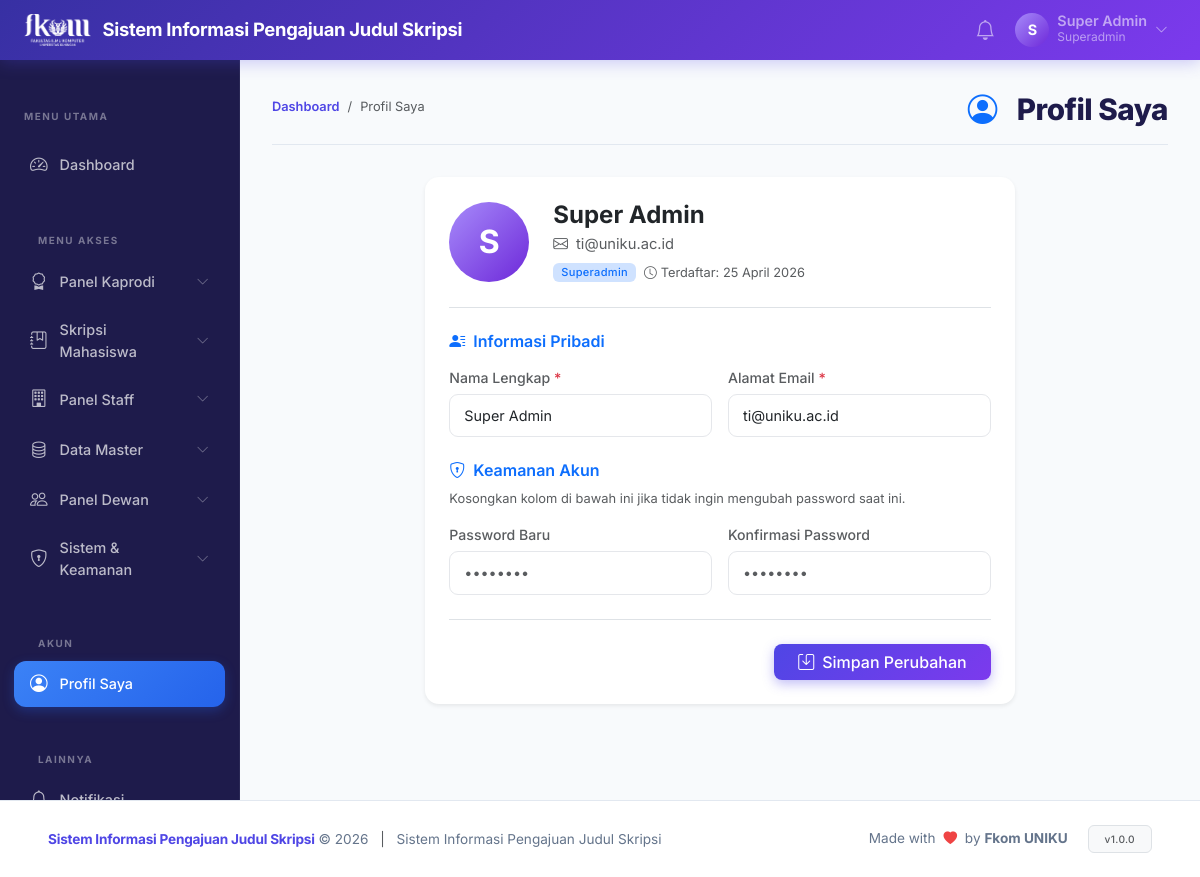
The page /?page=profil (signed in) on the database its author committed.
### tables this page shows
CREATE TABLE `users` (
  `id` int unsigned NOT NULL AUTO_INCREMENT,
  `nama` varchar(150) NOT NULL,
  `email` varchar(150) NOT NULL,
  `password` varchar(255) NOT NULL,
  `role` varchar(50) NOT NULL DEFAULT 'mahasiswa',
  `is_active` tinyint(1) NOT NULL DEFAULT '1',
  `created_at` datetime NOT NULL DEFAULT CURRENT_TIMESTAMP,
  PRIMARY KEY (`id`),
  UNIQUE KEY `email` (`email`),
  KEY `idx_email` (`email`),
  KEY `idx_role` (`role`)
);

### controllers/AccountController.php (called while the page is built, shortened)
<?php
class AccountController {
    private User $userModel;
    public function __construct() {
        $this->userModel = new User();
    }
    public function profil(): void {
        $user = $this->userModel->findById(Auth::id());
        require BASE_PATH . '/views/account/profil.php';
    }
}

### core/Auth.php (called while the page is built, shortened)
<?php
class Auth {
    public static function check(): bool {
        return isset($_SESSION['user_id']) && !empty($_SESSION['user_id']);
    }
    public static function user(): ?array {
        return [
            'id'    => $_SESSION['user_id'],
            'nama'  => $_SESSION['user_nama'],
            'email' => $_SESSION['user_email'],
            'role'  => $_SESSION['user_role'],
            'roles' => $_SESSION['user_roles'] ?? [$_SESSION['user_role']],
        ];
    }
    public static function id(): ?int {
        return self::check() ? (int)$_SESSION['user_id'] : null;
    }
    public static function role(): ?string {
        return self::check() ? $_SESSION['user_role'] : null;
    }
}

### models/User.php (called while the page is built, shortened)
<?php
class User {
    private PDO $db;
    public function __construct() {
        $this->db = getDB();
    }
    public function findById(int $id): ?array {
        $stmt = $this->db->prepare(
            "SELECT id, nama, email, role, is_active, created_at
             FROM users WHERE id = ? LIMIT 1"
        );
        $stmt->execute([$id]);
        return $stmt->fetch() ?: null;
    }
}

### config/database.php (called while the page is built, shortened)
<?php
function getDB(): PDO {
    static $pdo = null;
    if ($pdo === null) {
        $dsn = "mysql:host=" . DB_HOST . ";dbname=" . DB_NAME . ";charset=" . DB_CHARSET;
        $options = [
            PDO::ATTR_ERRMODE            => PDO::ERRMODE_EXCEPTION,
            PDO::ATTR_DEFAULT_FETCH_MODE => PDO::FETCH_ASSOC,
            PDO::ATTR_EMULATE_PREPARES   => false,
        ];
        try {
            $pdo = new PDO($dsn, DB_USER, DB_PASS, $options);
        } catch (PDOException $e) {
            error_log("Database connection failed: " . $e->getMessage());
            die(json_encode(['error' => 'Database connection failed.']));
        }
    }
    return $pdo;
}

### core/Helper.php (called while the page is built, shortened)
<?php
function e(mixed $value): string {
    return htmlspecialchars((string)$value, ENT_QUOTES | ENT_HTML5, 'UTF-8');
}
function formatTanggal(string $date, bool $withTime = false): string {
    $bulan = ['', 'Januari', 'Februari', 'Maret', 'April', 'Mei', 'Juni',
              'Juli', 'Agustus', 'September', 'Oktober', 'November', 'Desember'];
    $ts    = strtotime($date);
    $d     = date('j', $ts);
    $m     = (int)date('n', $ts);
    $y     = date('Y', $ts);
    $str   = "$d {$bulan[$m]} $y";
    return $str;
}
function truncate(string $text, int $limit = 100): string {
    if (mb_strlen($text) <= $limit) return $text;
    return mb_substr($text, 0, $limit) . '...';
}

### views/account/profil.php (the view, shortened to what this page needs)
<?php
require BASE_PATH . '/views/layouts/header.php';
?>
<div class="page-header">
    <nav aria-label="breadcrumb"><ol class="breadcrumb">
        <li class="breadcrumb-item"><a href="?page=dashboard">Dashboard</a></li>
        <li class="breadcrumb-item active">Profil Saya</li>
    </ol></nav>
    <h1><i class="bi bi-person-circle me-2 text-primary"></i>Profil Saya</h1>
</div>
<div class="row justify-content-center">
    <div class="col-lg-8">
        <div class="card border-0 shadow-sm">
            <div class="card-body p-4">
                <div class="d-flex align-items-center gap-4 mb-4 pb-4 border-bottom">
                    <div class="user-avatar" style="width:80px; height:80px; font-size:2rem; flex-shrink:0;">
                        <?= strtoupper(substr($user['nama'], 0, 1)) ?>
                    </div>
                    <div>
                        <h4 class="mb-1 fw-bold"><?= e($user['nama']) ?></h4>
                        <div class="text-muted mb-2 d-flex align-items-center gap-2">
                            <i class="bi bi-envelope"></i> <?= e($user['email']) ?>
                        </div>
                        <div class="d-flex align-items-center gap-2">
                            <span class="badge bg-primary-subtle text-primary px-2 py-1"><?= ucfirst(Auth::role()) ?></span>
                            <span class="text-muted" style="font-size: 0.8rem;"><i class="bi bi-clock me-1"></i>Terdaftar: <?= formatTanggal($user['created_at']) ?></span>
                        </div>
                    </div>
                </div>
                <form action="?page=profil.update" method="POST">
                    <h6 class="mb-3 text-primary fw-semibold"><i class="bi bi-person-lines-fill me-2"></i>Informasi Pribadi</h6>
                    <div class="row g-3 mb-4">
                        <div class="col-md-6">
                            <label class="form-label small text-muted fw-medium">Nama Lengkap <span class="text-danger">*</span></label>
                            <input type="text" name="nama" class="form-control" value="<?= e($user['nama']) ?>" required>
                        </div>
                        <div class="col-md-6">
                            <label class="form-label small text-muted fw-medium">Alamat Email <span class="text-danger">*</span></label>
                            <input type="email" name="email" class="form-control" value="<?= e($user['email']) ?>" required>
                        </div>
                    </div>
                    <h6 class="mb-2 text-primary fw-semibold"><i class="bi bi-shield-lock me-2"></i>Keamanan Akun</h6>
                    <p class="small text-muted mb-3">Kosongkan kolom di bawah ini jika tidak ingin mengubah password saat ini.</p>
                    <div class="row g-3 mb-4">
                        <div class="col-md-6">
                            <label class="form-label small text-muted fw-medium">Password Baru</label>
                            <input type="password" name="password" class="form-control" minlength="6" placeholder="••••••••">
                        </div>
                        <div class="col-md-6">
                            <label class="form-label small text-muted fw-medium">Konfirmasi Password</label>
                            <input type="password" name="password_confirm" class="form-control" minlength="6" placeholder="••••••••">
                        </div>
                    </div>
                    <div class="text-end pt-2 border-top">
                        <button type="submit" class="btn btn-primary px-4 mt-3">
                            <i class="bi bi-save me-2"></i>Simpan Perubahan
                        </button>
                    </div>
                </form>
            </div>
        </div>
    </div>
</div>
<?php require BASE_PATH . '/views/layouts/footer.php'; ?>

### views/layouts/header.php (shortened to what this page needs)
<!DOCTYPE html>
<html lang="id">
<head>
    <link rel="stylesheet" href="https://cdn.jsdelivr.net/npm/bootstrap@5.3.3/dist/css/bootstrap.min.css">
    <link rel="stylesheet" href="https://cdn.jsdelivr.net/npm/bootstrap-icons@1.11.3/font/bootstrap-icons.min.css">
    <link href="https://cdn.jsdelivr.net/npm/quill@2.0.2/dist/quill.snow.css" rel="stylesheet">
    <link rel="stylesheet" href="assets/css/style.css?v=<?= time() ?>">
</head>
<body>
<nav class="navbar navbar-expand-lg navbar-dark sititi-navbar sticky-top">
    <div class="container-fluid px-4">
        <a class="navbar-brand fw-bold d-flex align-items-center gap-2" href="?page=dashboard">
            <img src="assets/img/logo_fkom.png" alt="Logo FKOM" style="height: 35px; width: auto;">
            <span class="ms-1"><?= APP_NAME ?></span>
        </a>
        <div class="collapse navbar-collapse" id="mainNav">
            <ul class="navbar-nav ms-auto align-items-center gap-1">
                <li class="nav-item dropdown">
                    <a class="nav-link position-relative p-2" href="#" id="notifDropdown"
                       data-bs-toggle="dropdown" aria-expanded="false">
                        <i class="bi bi-bell fs-5"></i>
                    </a>
                </li>
                <li class="nav-item dropdown">
                    <a class="nav-link d-flex align-items-center gap-2 user-menu" href="#"
                       id="userDropdown" data-bs-toggle="dropdown" aria-expanded="false">
                        <div class="user-avatar">
                            <?= strtoupper(substr(Auth::user()['nama'], 0, 1)) ?>
                        </div>
                        <div class="d-none d-lg-block text-start">
                            <div class="fw-semibold lh-1" style="font-size:.9rem">
                                <?= e(truncate(Auth::user()['nama'], 20)) ?>
                            </div>
                            <div class="text-white-50" style="font-size:.75rem">
                                <?= ucfirst(Auth::role()) ?>
                            </div>
                        </div>
                        <i class="bi bi-chevron-down small"></i>
                    </a>
                </li>
            </ul>
        </div>
    </div>
</nav>
<div class="d-flex">
    <?php require BASE_PATH . '/views/layouts/sidebar.php'; ?>
    <main class="main-content flex-grow-1">
        <div class="content-wrapper">

### assets/css/style.css (style rules this page uses)
:root { --primary: #4f46e5; --primary-dark: #3730a3; --primary-light: #ede9fe; --secondary: #7c3aed; --success: #059669; --warning: #d97706; --danger: #dc2626; --info: #0284c7; --sidebar-bg: #1e1b4b; --sidebar-w: 240px; --navbar-h: 60px; --body-bg: #f5f5fa; --card-r: 14px; --shadow-sm: 0 2px 8px rgba(0, 0, 0, .06); --shadow-md: 0 4px 20px rgba(0, 0, 0, .10); --shadow-lg: 0 8px 40px rgba(0, 0, 0, .14); --ease: all .2s ease; }
*, *::before, *::after { box-sizing: border-box }
body { font-family: 'Inter', sans-serif; background: var(--body-bg); color: #1e1b4b; min-height: 100vh; font-size: .92rem }
.sititi-navbar { background: linear-gradient(135deg, var(--primary-dark), var(--secondary)); height: var(--navbar-h); box-shadow: 0 2px 16px rgba(79, 70, 229, .3); z-index: 1040 }
.navbar-brand span { font-size: 1.15rem; letter-spacing: -.3px }
.user-avatar { width: 34px; height: 34px; border-radius: 50%; background: linear-gradient(135deg, #a78bfa, #6d28d9); color: #fff; font-weight: 700; font-size: .9rem; display: flex; align-items: center; justify-content: center; flex-shrink: 0 }
.user-menu { border-radius: 8px; padding: 4px 10px; transition: var(--ease) }
.navbar-brand { padding: 0; margin: 0; }
.navbar-brand img { filter: brightness(0) invert(1); max-height: 32px; }
.main-content { min-height: calc(100vh - var(--navbar-h)); overflow-x: hidden; background: #f8fafc; }
.content-wrapper { padding: 32px 32px 40px; max-width: 1440px; margin: 0 auto; }
.page-header { margin-bottom: 32px; position: relative; padding-bottom: 16px; border-bottom: 1px solid #e2e8f0; display: flex; justify-content: space-between; align-items: center; flex-wrap: wrap; gap: 15px; }
.breadcrumb { font-size: 0.8rem; margin-bottom: 6px; }
.breadcrumb-item a { color: var(--primary); text-decoration: none; font-weight: 600; }
.page-header h1 { font-size: 1.85rem; font-weight: 800; color: var(--secondary-color); margin: 0; letter-spacing: -0.5px; display: flex; align-items: center; gap: 12px; }
.page-header h1 i { color: var(--primary); }
.card { border: none; border-radius: var(--card-r); box-shadow: var(--shadow-sm); transition: var(--ease); background: #fff }
.btn { border-radius: 8px; font-weight: 500; transition: var(--ease) }
.btn-primary { background: linear-gradient(135deg, var(--primary), var(--secondary)); border: none; box-shadow: 0 4px 12px rgba(79, 70, 229, .35) }
.form-control, .form-select { border-radius: 9px; border-color: #e5e7eb; padding: 10px 14px; font-size: .9rem; transition: var(--ease) }
.form-label { font-weight: 500; font-size: .88rem; color: #374151; margin-bottom: 6px }
.badge { font-weight: 500; letter-spacing: .3px; padding: 5px 10px; border-radius: 6px }

### rows shown on the page
users: nama "S", nama "Super Admin", email "ti@uniku.ac.id", created_at "25 April 2026"

### other values the page prints
APP_NAME "Sistem Informasi Pengajuan Judul Skripsi"
Auth::role() "Superadmin"
$groupTitle "Panel Kaprodi"
$groupTitle "Skripsi Mahasiswa"
$groupTitle "Panel Staff"
$groupTitle "Data Master"
$groupTitle "Panel Dewan"
$groupTitle "Sistem & Keamanan"
APP_FULL_NAME "Sistem Informasi Pengajuan Judul Skripsi"
APP_VERSION "1.0.0"
